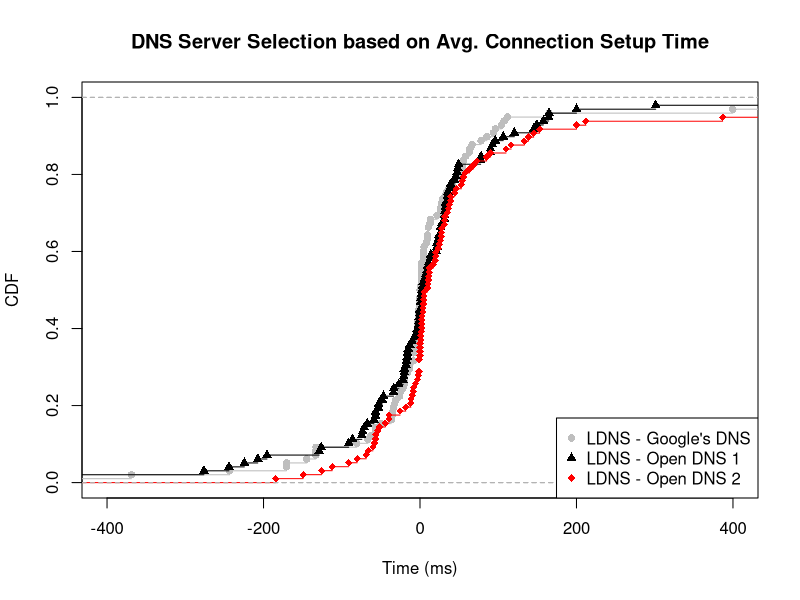

This figure's R source:
ldns_google <- c(-2.5, 399.775462962963, -66.631746031746, 10.8333333333333, 2.49074074074074, 8, 78.1666666666667, -170.833333333333, 50.6083743842365, -30.7291666666667, 164.833333333333, 26.3333333333333, -133.3, 58, -2.8, -0.166666666666666, 34.3333333333333, 41.2222222222222, 111.833333333333, 27.5, 32.2, -56.7777777777778, -19.8333333333333, -19.65, -20.3888888888889, 0.444444444444446, 12.8333333333333, 21.9444444444444, 9.5, 62.9583333333333, -25, -35.6666666666667, -170.333333333333, 54.3333333333333, -144.833333333333, -8.33333333333333, -49.5555555555556, -2.78235294117647, -1.66666666666667, 96.3333333333333, -57, -36.8194444444444, 13.6666666666667, 4.25, -13.1666666666667, 2, -1.66666666666666, 2.16666666666666, -368.796296296296, 52.75, -0.866666666666667, -3.5, 10.8333333333333, -132.75, 680, 1085.41176470588, 518.166666666667, -133.333333333333, 85.5555555555556, -587.555555555556, 26.8888888888889, 55.6666666666667, 66.6666666666667, -1.69999999999999, -13.6965811965812, 5.22222222222222, 0, 4.41666666666667, 44.3333333333333, 28.8333333333333, -8.34126984126984, -25.8333333333333, 9.51904761904762, -7.31944444444445, -35, 0, 63.8333333333333, -0.830917874396135, -80.8531468531469, -3.75, 1.94444444444444, 1.66666666666666, -243.212121212121, -32.7152777777778, 104.166666666667, -8.33333333333333, 54, 37.3333333333333, 1.83333333333334, -34.1666666666667, -21.9166666666667, -6, -2.96666666666667, -15.75, 4.64393939393939, 93.7159090909091, 107.5, -62.7222222222222)

ldns_03 <- c(1, 442.685185185185, -195.57619047619, 24.3333333333333, 2.50740740740741, -86.1666666666667, 39, 78.1666666666667, -71.4166666666667, -73.2844827586207, 31.3666666666667, 164.833333333333, 26.3333333333333, -276.2, -244.166666666667, 35.3, 9, 47.5, -126.194444444444, -67.5, 6.33333333333333, 32.2, -74.3333333333333, -46.6666666666667, 1.85, -56.8888888888889, -27.1111111111111, 12.8333333333333, 49.3888888888889, 9.5, -21.4861111111111, -53, 164.5, -16, 145.333333333333, -207.333333333333, -56.8055555555556, -5.36428571428571, 21.8333333333333, 96.3333333333333, -505.166666666667, -19.875, 157.666666666667, 4, -20, -10, 92.6666666666667, 1.5, 23.7777777777778, 32.0833333333333, -2.2, 200, -17.8333333333333, 7.5, 10.9166666666666, 301.229946524064, 2041.5, -52.9166666666667, 89.5555555555556, 44.2500000000001, -48.0873015873016, 35.3333333333333, -128.833333333333, 106.4, -20.7076923076923, -1.44444444444445, 31.3333333333333, 3.41666666666667, -91.1666666666667, -1.66666666666667, -13.1493506493506, 31.5, -16.1753968253968, 21.7638888888889, -224.5, 1, 28.1666666666667, -0.219806763285024, -17.2254901960784, -3.75, -0.472222222222221, 35.6666666666667, 149.333333333333, 48.3958333333333, 45.8333333333333, -500.166666666667, -33.8333333333333, -33.5, 39.3333333333333, 90.1666666666667, 20.3333333333333, 26.3333333333333, -4.875, -15, -58.9393939393939, 120.625, 77.5, 13.8055555555555)

ldns_222 <- c(-51.6666666666667, 891.12962962963, -125.687301587302, 10.3333333333333, 2.46296296296297, -8, -80.25, -44.4166666666667, -11.6666666666667, 52.9655172413793, 4.90833333333333, -0.166666666666657, -1, 133.3, 58, 35.3, -1, 39.1666666666667, 68.5555555555556, 688.5, 27.5, -58.1333333333333, -57, -5.83333333333334, 4.35, 386.777777777778, 23.2777777777778, 2.33333333333333, 24.5555555555556, 0, 31.9583333333333, -25.5, -1.41666666666666, 145.333333333333, -68.6666666666667, -112.166666666667, 2.43333333333334, -39.5, -8.5, -56.5, 27.4583333333333, -3.16666666666669, 4.83333333333333, 90.3333333333333, 3.83333333333333, 5.33333333333334, 72.8333333333333, -91.2777777777778, 36.25, -18.2, 200, 10.8333333333333, 110, 631.333333333333, 603.495098039216, 2041.5, 138.666666666667, 85.2222222222222, 152.916666666667, 1.82222222222222, 116.5, 16.9166666666667, 0.900000000000006, -11.5410256410256, -1, 31.3333333333333, 3.80952380952381, 44.3333333333333, 55.6666666666667, -2.28571428571428, 31.5, 2.55413533834586, 11.8305555555556, -39.4666666666667, 1, 20, -0.111111111111111, 27.1703431372549, 19.75, -0.138888888888893, -184.333333333333, -149.333333333333, -66.2875, -60.1666666666667, 46.3333333333333, 54, 37.3333333333333, 39.3333333333333, -54, 20.3333333333333, 26.3333333333333, -9.76388888888889, 11.1111111111111, 12.0606060606061, 63.375, 9.66666666666667, 212.055555555556)

ldns_google_val = ecdf(ldns_google)
ldns_03_val = ecdf(ldns_03)
ldns_222_val = ecdf(ldns_222)

plot(ldns_google_val, lty=1, col="grey", pch = 16, xlab="Time (ms)", ylab="CDF", main="DNS Server Selection based on Avg. Connection Setup Time", xlim=c(-400, 400))
lines(ldns_03_val, pch = 17, col = "black")
lines(ldns_222_val, pch = 18, col = "red")

legend("bottomright",  pch = c(16, 17, 18), legend=c("LDNS - Google's DNS", "LDNS - Open DNS 1", "LDNS - Open DNS 2"), col=c("grey", "black", "red"))
